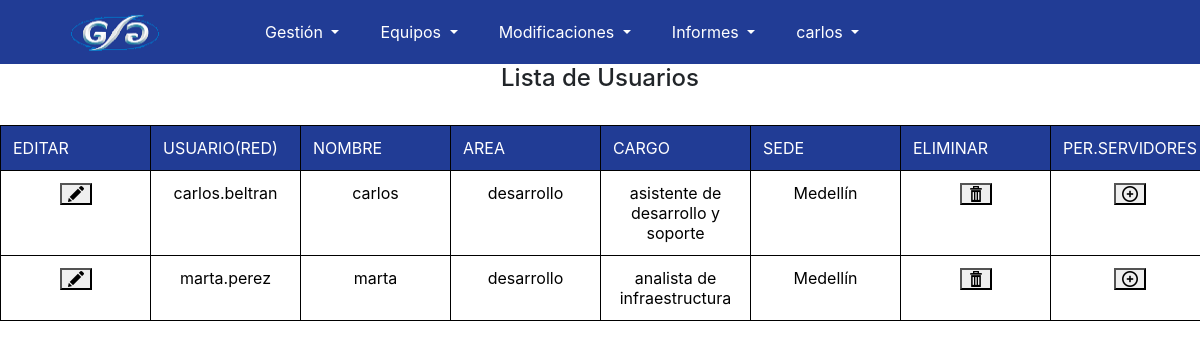
/listaPersonal.php (signed in), run on the app's committed database.
### tables this page shows
CREATE TABLE `personal` (
  `id` varchar(50) NOT NULL,
  `apellido` varchar(20) NOT NULL,
  `nombre` varchar(50) NOT NULL,
  `id_cargo` int(11) NOT NULL,
  `id_sede` int(11) NOT NULL,
  `id_area` int(11) NOT NULL
);

CREATE TABLE `area` (
  `id` int(11) NOT NULL,
  `area` varchar(50) NOT NULL
);

CREATE TABLE `cargo` (
  `id` int(11) NOT NULL,
  `cargo` varchar(50) NOT NULL
);

CREATE TABLE `sede` (
  `id` int(11) NOT NULL,
  `sede` varchar(30) NOT NULL
);

### Libs/consultas.php (called while the page is built, shortened)
<?php
function listaPersonal(){
	$listaPersonal = "SELECT ps.id, ps.nombre,ps.apellido, ar.area,ca.cargo, sd.sede FROM personal AS ps, area AS ar, cargo AS ca, sede AS sd WHERE ar.id = ps.id_area AND ca.id = ps.id_cargo AND sd.id = ps.id_sede";
	return $listaPersonal;
}
?>

### listaPersonal.php (the view, shortened to what this page needs)
<?php
include 'header.php';
include 'Libs/consultas.php';
?>
<html>
<head>
</head>
<body>
<div class="row justify-content-center">
<div class="col-auto">
<h1>Lista de Usuarios</h1><br>
<form action="editPersonal.php" method="post">
<table class="tablaDatos table table-primary">
  <thead>
	<tr class="titulo">
		<td>EDITAR</td>
		<td>USUARIO(RED)</td>
		<td>NOMBRE</td>
		<td>AREA</td>
		<td>CARGO</td>
		<td>SEDE</td>
		<td>ELIMINAR</td>
		<td>PER.SERVIDORES</td>
	</tr>
   </thead>
	<?php
	$personal = listaPersonal();
	$result=mysqli_query($conn, $personal);
	while ($row=mysqli_fetch_array($result)) {
		echo "<tr align='center' class='contenido'>";
			echo "<td> <button type='submit' name='editar' id='editar' value='".$row['id']."'><img src='img/edit.png'/></button></td>";
			echo "<td>".$row['id']."</td>";
			echo "<td>".$row['nombre']."</td>";
			echo "<td>".$row['area']."</td>";
			echo "<td>".$row['cargo']."</td>";
			echo "<td>".$row['sede']."</td>";
			echo "<td> <button type='submit' name='eliminar' id='eliminar' value='".$row['id']."'><img src='img/delete.png'/></button></td>";
			echo "<td> <button type='submit' name='servidores' id='servidores' value='".$row['id']."'><img src='img/more.png'/></button></td>";
			echo "</tr>";
	}
	?>
</table>
</form>
</div>
</div>
</body>
</html>

### Estilos/estilosApp.css (style rules this page uses)
h1 { font-size: 2vw; }
h1, h2 { text-align: center; }
table.tablaDatos { border: 1px solid #000; border-collapse: collapse; width: 600px; }
table.tablaDatos td { border: 1px solid #000; min-width: 150px; max-width: auto; }
table.tablaDatos tr.contenido { color: #000; background: white; }
table .titulo { background-color: #213C95; color: white; }

### Estilos/estilosMenu.css (style rules this page uses)
h1 { text-align: center; }

### data on the page
personal: id "carlos.beltran", nombre "carlos", id_area.area "desarrollo", id_cargo.cargo "asistente de desarrollo y soporte", id_sede.sede "Medellín"
personal: id "marta.perez", nombre "marta", id_area.area "desarrollo", id_cargo.cargo "analista de infraestructura", id_sede.sede "Medellín"

### other printed values
$nombre "carlos"
